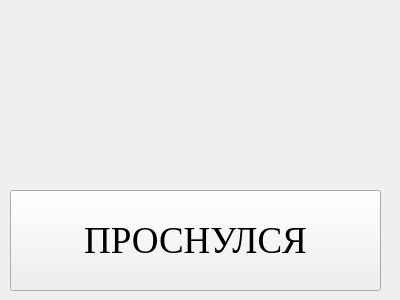
<?xml version="1.0" encoding="UTF-8"?>
<ui version="4.0">
 <class>WakeUP</class>
 <widget class="QWidget" name="WakeUP">
  <property name="geometry">
   <rect>
    <x>0</x>
    <y>0</y>
    <width>400</width>
    <height>300</height>
   </rect>
  </property>
  <property name="windowTitle">
   <string>WakeUp</string>
  </property>
  <widget class="QLabel" name="timelab">
   <property name="geometry">
    <rect>
     <x>20</x>
     <y>30</y>
     <width>361</width>
     <height>61</height>
    </rect>
   </property>
   <property name="font">
    <font>
     <family>Times New Roman</family>
     <pointsize>36</pointsize>
    </font>
   </property>
   <property name="text">
    <string/>
   </property>
   <property name="alignment">
    <set>Qt::AlignCenter</set>
   </property>
  </widget>
  <widget class="QLabel" name="namelab">
   <property name="geometry">
    <rect>
     <x>20</x>
     <y>109</y>
     <width>361</width>
     <height>61</height>
    </rect>
   </property>
   <property name="font">
    <font>
     <pointsize>20</pointsize>
    </font>
   </property>
   <property name="text">
    <string/>
   </property>
   <property name="alignment">
    <set>Qt::AlignCenter</set>
   </property>
  </widget>
  <widget class="QPushButton" name="upbutton">
   <property name="geometry">
    <rect>
     <x>10</x>
     <y>190</y>
     <width>371</width>
     <height>101</height>
    </rect>
   </property>
   <property name="font">
    <font>
     <family>Times New Roman</family>
     <pointsize>28</pointsize>
    </font>
   </property>
   <property name="text">
    <string>ПРОСНУЛСЯ</string>
   </property>
  </widget>
 </widget>
 <resources/>
 <connections/>
</ui>
